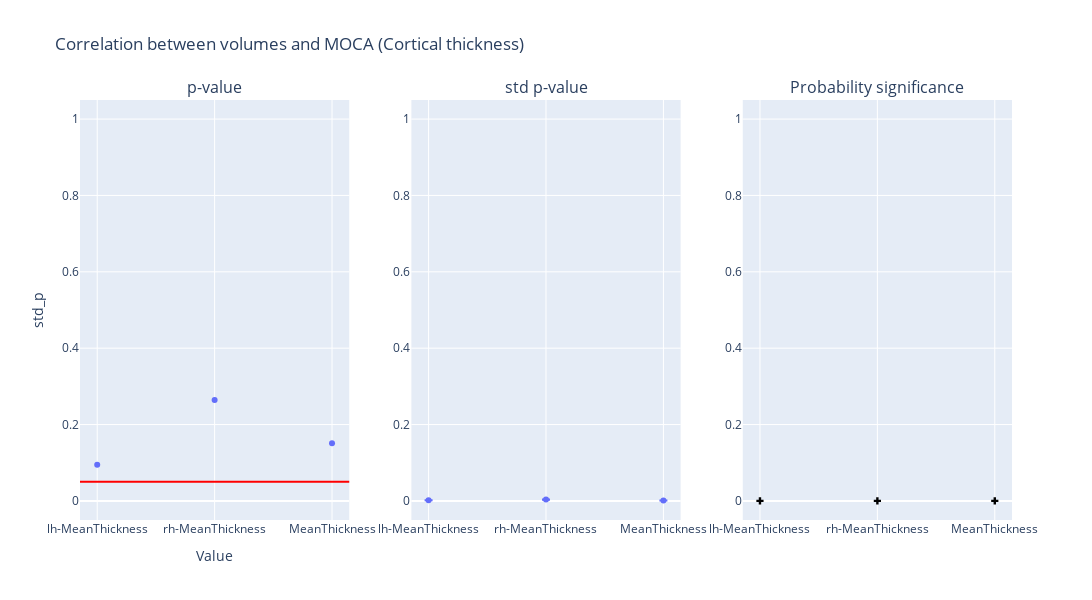

The cell this chart's notebook holds for it:
### Code cell
plot_dumbbell(df, "Cortical thickness")

### Figure 1 — Plotly figure (JSON) as saved in the notebook; plotly's stock layout.template omitted (floating-point values rounded to 4 significant figures)
{"data": [{"hovertemplate": "region=%{x}<br>p_value=%{y}<extra></extra>", "legendgroup": "", "marker": {"color": "#636efa", "symbol": "circle"}, "mode": "markers", "name": "", "orientation": "v", "showlegend": false, "type": "scatter", "x": ["lh-MeanThickness", "rh-MeanThickness", "MeanThickness"], "xaxis": "x", "y": [0.095, 0.264, 0.151], "yaxis": "y"}, {"error_y": {"array": [4.646e-05, 9.715e-05, 2.911e-05], "arrayminus": [4.786e-05, 0.0001001, 2.998e-05]}, "hovertemplate": "region=%{x}<br>std_p=%{y}<extra></extra>", "legendgroup": "", "marker": {"color": "#636efa", "symbol": "circle"}, "mode": "markers", "name": "", "orientation": "v", "showlegend": false, "type": "scatter", "x": ["lh-MeanThickness", "rh-MeanThickness", "MeanThickness"], "xaxis": "x2", "y": [0.001618, 0.003384, 0.001014], "yaxis": "y2"}, {"marker": {"color": "black", "symbol": "cross"}, "mode": "markers", "name": "Flip probability", "showlegend": false, "type": "scatter", "x": ["lh-MeanThickness", "rh-MeanThickness", "MeanThickness"], "xaxis": "x3", "y": [7.818e-246, 0.0, 0.0], "yaxis": "y3"}], "layout": {"annotations": [{"font": {"size": 16}, "showarrow": false, "text": "p-value", "x": 0.1444, "xanchor": "center", "xref": "paper", "y": 1, "yanchor": "bottom", "yref": "paper"}, {"font": {"size": 16}, "showarrow": false, "text": "std p-value", "x": 0.5, "xanchor": "center", "xref": "paper", "y": 1, "yanchor": "bottom", "yref": "paper"}, {"font": {"size": 16}, "showarrow": false, "text": "Probability significance", "x": 0.8556, "xanchor": "center", "xref": "paper", "y": 1, "yanchor": "bottom", "yref": "paper"}], "height": 600, "hovermode": "closest", "shapes": [{"line": {"color": "red", "width": 2}, "type": "line", "x0": 0, "x1": 1, "xref": "x domain", "y0": 0.05, "y1": 0.05, "yref": "y"}], "title": {"text": "Correlation between volumes and MOCA (Cortical thickness)"}, "width": 1400, "xaxis": {"anchor": "y", "domain": [0, 0.2889], "title": {"text": "Value"}}, "xaxis2": {"anchor": "y2", "domain": [0.3556, 0.6444]}, "xaxis3": {"anchor": "y3", "domain": [0.7111, 1]}, "yaxis": {"anchor": "x", "domain": [0, 1], "range": [-0.05, 1.05], "title": {"text": "std_p"}}, "yaxis2": {"anchor": "x2", "domain": [0, 1], "range": [-0.05, 1.05]}, "yaxis3": {"anchor": "x3", "domain": [0, 1], "range": [-0.05, 1.05]}}}
